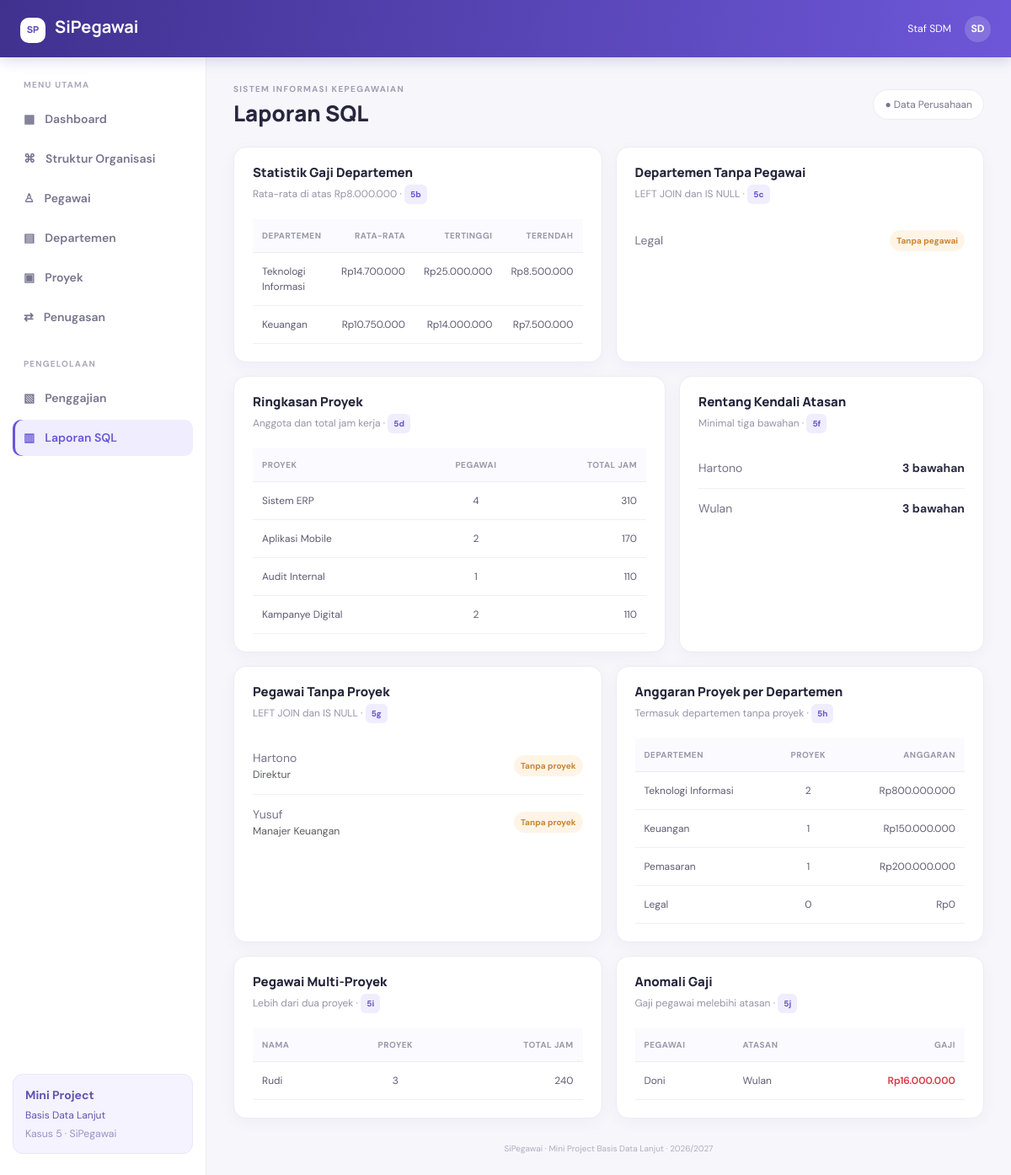
Screenshot of /index.php?page=laporan with the database file from the repository.
### tables this page shows
CREATE TABLE departemen (
  id_dept INT PRIMARY KEY,
  nama_dept VARCHAR(50) NOT NULL,
  lokasi VARCHAR(30)
);

CREATE TABLE proyek (
  id_proyek INT PRIMARY KEY,
  nama_proyek VARCHAR(50) NOT NULL,
  id_dept INT,
  anggaran DECIMAL(15,2),
  FOREIGN KEY (id_dept) REFERENCES departemen(id_dept)
);

CREATE TABLE pegawai (
  id_pegawai INT PRIMARY KEY,
  nama VARCHAR(50) NOT NULL,
  jabatan VARCHAR(30),
  gaji DECIMAL(12,2) NOT NULL,
  id_dept INT,
  id_atasan INT,
  FOREIGN KEY (id_dept) REFERENCES departemen(id_dept),
  FOREIGN KEY (id_atasan) REFERENCES pegawai(id_pegawai)
);

### public/index.php (called while the page is built, shortened)
<?php
require_once APP_ROOT . '/app/core/Database.php';
require_once APP_ROOT . '/app/helpers.php';
require_once APP_ROOT . '/app/models/SiPegawaiModel.php';
$model = new SiPegawaiModel(Database::connection());
$page = (string)($_GET['page'] ?? 'dashboard');
$view = $page;
$data = [];
try {
    switch ($page) {
        case 'laporan':
            $data=['salary'=>$model->reportDepartmentSalary(),'emptyDepartments'=>$model->reportEmptyDepartments(),
                'departmentProjects'=>$model->reportDepartmentProjects(),'supervisors'=>$model->reportSupervisors(),
                'withoutProjects'=>$model->reportEmployeesWithoutProjects(),'multiProjects'=>$model->reportEmployeesWithManyProjects(),
                'anomalies'=>$model->reportSalaryAnomalies(),'projects'=>$model->getProjects('',100,0)];break;
    }
} catch (Throwable $e) {
    set_flash('danger',$e->getMessage());
    $page='dashboard';$view='dashboard';$pageTitle='Dashboard';$activePage='dashboard';$data=['stats'=>$model->dashboardData()];
}
extract($data, EXTR_SKIP);
require APP_ROOT . '/app/views/pages/' . $view . '.php';
require APP_ROOT . '/app/views/layout.php';

### app/models/SiPegawaiModel.php (called while the page is built, shortened)
<?php
final class SiPegawaiModel
{
    private PDO $db;
    public function __construct(PDO $db) { $this->db = $db; }
    private function all(string $sql, array $params = []): array {
        $s = $this->db->prepare($sql); $s->execute($params); return $s->fetchAll();
    }
    public function getProjects(string $q='', int $limit=10, int $offset=0): array {
        $sql='SELECT pr.id_proyek,pr.nama_proyek,pr.id_dept,pr.anggaran,d.nama_dept,
                     COUNT(DISTINCT t.id_pegawai) AS jumlah_pegawai,IFNULL(SUM(t.jam_kerja),0) AS total_jam
              FROM proyek pr LEFT JOIN departemen d ON d.id_dept=pr.id_dept
              LEFT JOIN penugasan t ON t.id_proyek=pr.id_proyek';
        $p=[]; if($q!=='') { $sql.=' WHERE pr.nama_proyek LIKE ?'; $p[]='%'.$q.'%'; }
        $sql.=' GROUP BY pr.id_proyek,pr.nama_proyek,pr.id_dept,pr.anggaran,d.nama_dept
                ORDER BY total_jam DESC,pr.id_proyek LIMIT ? OFFSET ?';
        $s=$this->db->prepare($sql); $i=1; foreach($p as $v)$s->bindValue($i++,$v,PDO::PARAM_STR);
        $s->bindValue($i++,$limit,PDO::PARAM_INT);$s->bindValue($i,$offset,PDO::PARAM_INT);$s->execute();return $s->fetchAll();
    }
    public function reportDepartmentSalary(): array {
        return $this->all(
            'SELECT d.nama_dept,ROUND(AVG(p.gaji),0) AS rata_gaji,MAX(p.gaji) AS gaji_tertinggi,MIN(p.gaji) AS gaji_terendah
             FROM departemen d INNER JOIN pegawai p ON p.id_dept=d.id_dept
             GROUP BY d.id_dept,d.nama_dept HAVING AVG(p.gaji)>? ORDER BY rata_gaji DESC',[8000000]
        );
    }
    public function reportEmptyDepartments(): array {
        return $this->all(
            'SELECT d.nama_dept FROM departemen d LEFT JOIN pegawai p ON p.id_dept=d.id_dept
             WHERE p.id_pegawai IS NULL ORDER BY d.nama_dept'
        );
    }
    public function reportDepartmentProjects(): array {
        return $this->all(
            'SELECT d.nama_dept,COUNT(pr.id_proyek) AS jumlah_proyek,IFNULL(SUM(pr.anggaran),0) AS total_anggaran
             FROM departemen d LEFT JOIN proyek pr ON pr.id_dept=d.id_dept
             GROUP BY d.id_dept,d.nama_dept ORDER BY d.id_dept'
        );
    }
    public function reportSupervisors(): array {
        return $this->all(
            'SELECT a.nama AS atasan,COUNT(b.id_pegawai) AS jumlah_bawahan
             FROM pegawai a INNER JOIN pegawai b ON b.id_atasan=a.id_pegawai
             GROUP BY a.id_pegawai,a.nama HAVING COUNT(b.id_pegawai)>=3 ORDER BY a.nama'
        );
    }
    public function reportEmployeesWithoutProjects(): array {
        return $this->all(
            'SELECT p.nama,p.jabatan FROM pegawai p LEFT JOIN penugasan t ON t.id_pegawai=p.id_pegawai
             WHERE t.id_pegawai IS NULL ORDER BY p.nama'
        );
    }
    public function reportEmployeesWithManyProjects(): array {
        return $this->all(
            'SELECT p.nama,COUNT(t.id_proyek) AS jumlah_proyek,SUM(t.jam_kerja) AS total_jam
             FROM pegawai p INNER JOIN penugasan t ON t.id_pegawai=p.id_pegawai
             GROUP BY p.id_pegawai,p.nama HAVING COUNT(t.id_proyek)>2 ORDER BY jumlah_proyek DESC'
        );
    }
    public function reportSalaryAnomalies(): array {
        return $this->all(
            'SELECT p.nama AS pegawai,p.gaji AS gaji_pegawai,a.nama AS atasan,a.gaji AS gaji_atasan
             FROM pegawai p INNER JOIN pegawai a ON a.id_pegawai=p.id_atasan
             WHERE p.gaji>a.gaji ORDER BY p.nama'
        );
    }
}

### app/core/Database.php (called while the page is built, shortened)
<?php
final class Database {
    private static ?PDO $connection = null;
    public static function connection(): PDO {
        if (self::$connection === null) {
            $c = DB_CONFIG;
            $dsn = sprintf('mysql:host=%s;dbname=%s;charset=%s', $c['host'], $c['database'], $c['charset'] ?? 'utf8mb4');
            self::$connection = new PDO($dsn, $c['username'], $c['password'], [
                PDO::ATTR_ERRMODE => PDO::ERRMODE_EXCEPTION,
                PDO::ATTR_DEFAULT_FETCH_MODE => PDO::FETCH_ASSOC,
                PDO::ATTR_EMULATE_PREPARES => false,
            ]);
        }
        return self::$connection;
    }
}

### app/helpers.php (called while the page is built, shortened)
<?php
function e($v): string { return htmlspecialchars((string)($v ?? ''), ENT_QUOTES, 'UTF-8'); }
function rupiah($v): string { return 'Rp' . number_format((float)$v, 0, ',', '.'); }

### app/views/pages/laporan.php (the view)
<div class="row g-3">
<div class="col-lg-6"><div class="panel-card h-100"><div class="panel-heading"><div><h5>Statistik Gaji Departemen</h5><p>Rata-rata di atas Rp8.000.000 · <span class="sql-tag">5b</span></p></div></div><div class="table-responsive"><table class="table app-table"><thead><tr><th>Departemen</th><th class="text-end">Rata-rata</th><th class="text-end">Tertinggi</th><th class="text-end">Terendah</th></tr></thead><tbody><?php foreach($salary as $x): ?><tr><td><?= e($x['nama_dept']) ?></td><td class="text-end"><?= rupiah($x['rata_gaji']) ?></td><td class="text-end"><?= rupiah($x['gaji_tertinggi']) ?></td><td class="text-end"><?= rupiah($x['gaji_terendah']) ?></td></tr><?php endforeach; ?></tbody></table></div></div></div>
<div class="col-lg-6"><div class="panel-card h-100"><div class="panel-heading"><div><h5>Departemen Tanpa Pegawai</h5><p>LEFT JOIN dan IS NULL · <span class="sql-tag">5c</span></p></div></div><?php foreach($emptyDepartments as $x): ?><div class="metric-row"><span><?= e($x['nama_dept']) ?></span><span class="badge-soft warning">Tanpa pegawai</span></div><?php endforeach; ?><?php if(!$emptyDepartments): ?><div class="empty-state">Semua departemen memiliki pegawai.</div><?php endif; ?></div></div>
<div class="col-lg-7"><div class="panel-card h-100"><div class="panel-heading"><div><h5>Ringkasan Proyek</h5><p>Anggota dan total jam kerja · <span class="sql-tag">5d</span></p></div></div><div class="table-responsive"><table class="table app-table"><thead><tr><th>Proyek</th><th class="text-center">Pegawai</th><th class="text-end">Total Jam</th></tr></thead><tbody><?php foreach($projects as $x): ?><tr><td><?= e($x['nama_proyek']) ?></td><td class="text-center"><?= (int)$x['jumlah_pegawai'] ?></td><td class="text-end"><?= (int)$x['total_jam'] ?></td></tr><?php endforeach; ?></tbody></table></div></div></div>
<div class="col-lg-5"><div class="panel-card h-100"><div class="panel-heading"><div><h5>Rentang Kendali Atasan</h5><p>Minimal tiga bawahan · <span class="sql-tag">5f</span></p></div></div><?php foreach($supervisors as $x): ?><div class="metric-row"><span><?= e($x['atasan']) ?></span><strong><?= (int)$x['jumlah_bawahan'] ?> bawahan</strong></div><?php endforeach; ?></div></div>
<div class="col-lg-6"><div class="panel-card h-100"><div class="panel-heading"><div><h5>Pegawai Tanpa Proyek</h5><p>LEFT JOIN dan IS NULL · <span class="sql-tag">5g</span></p></div></div><?php foreach($withoutProjects as $x): ?><div class="metric-row"><span><?= e($x['nama']) ?><small class="d-block text-muted"><?= e($x['jabatan']) ?></small></span><span class="badge-soft warning">Tanpa proyek</span></div><?php endforeach; ?><?php if(!$withoutProjects): ?><div class="empty-state">Semua pegawai memiliki proyek.</div><?php endif; ?></div></div>
<div class="col-lg-6"><div class="panel-card h-100"><div class="panel-heading"><div><h5>Anggaran Proyek per Departemen</h5><p>Termasuk departemen tanpa proyek · <span class="sql-tag">5h</span></p></div></div><div class="table-responsive"><table class="table app-table"><thead><tr><th>Departemen</th><th class="text-center">Proyek</th><th class="text-end">Anggaran</th></tr></thead><tbody><?php foreach($departmentProjects as $x): ?><tr><td><?= e($x['nama_dept']) ?></td><td class="text-center"><?= (int)$x['jumlah_proyek'] ?></td><td class="text-end"><?= rupiah($x['total_anggaran']) ?></td></tr><?php endforeach; ?></tbody></table></div></div></div>
<div class="col-lg-6"><div class="panel-card h-100"><div class="panel-heading"><div><h5>Pegawai Multi-Proyek</h5><p>Lebih dari dua proyek · <span class="sql-tag">5i</span></p></div></div><div class="table-responsive"><table class="table app-table"><thead><tr><th>Nama</th><th class="text-center">Proyek</th><th class="text-end">Total Jam</th></tr></thead><tbody><?php foreach($multiProjects as $x): ?><tr><td><?= e($x['nama']) ?></td><td class="text-center"><?= (int)$x['jumlah_proyek'] ?></td><td class="text-end"><?= (int)$x['total_jam'] ?></td></tr><?php endforeach; ?></tbody></table></div></div></div>
<div class="col-lg-6"><div class="panel-card h-100"><div class="panel-heading"><div><h5>Anomali Gaji</h5><p>Gaji pegawai melebihi atasan · <span class="sql-tag">5j</span></p></div></div><div class="table-responsive"><table class="table app-table"><thead><tr><th>Pegawai</th><th>Atasan</th><th class="text-end">Gaji</th></tr></thead><tbody><?php foreach($anomalies as $x): ?><tr><td><?= e($x['pegawai']) ?></td><td><?= e($x['atasan']) ?></td><td class="text-end text-danger fw-semibold"><?= rupiah($x['gaji_pegawai']) ?></td></tr><?php endforeach; ?></tbody></table></div></div></div>
</div>

### public/assets/css/style.css (style rules this page uses)
:root { --ink:#25243a;--muted:#85849a;--primary:#6956d9;--primary-dark:#5140bc;--bg:#f6f6fb;--line:#ececf3 }
* { box-sizing:border-box }
body { margin:0;background:var(--bg);color:var(--ink);font-family:'DM Sans',sans-serif;font-size:14px }
.stat-card,.panel-card,.form-card { background:#fff;border:1px solid var(--line);border-radius:15px;box-shadow:0 5px 20px #26225009 }
.panel-card { padding:21px 22px;margin-bottom:0 }
.panel-heading { display:flex;justify-content:space-between;align-items:flex-start;gap:15px;margin-bottom:18px }
.panel-heading h5 { font-family:'Manrope',sans-serif;font-weight:800;font-size:15px;margin:0 0 5px }
.panel-heading p { margin:0;color:#9694a8;font-size:12px }
.sql-tag { display:inline-block;background:#f0edff;color:#6554c8;border-radius:6px;padding:4px 7px;font-size:10px;font-weight:700;white-space:nowrap }
.metric-row { display:flex;justify-content:space-between;align-items:center;gap:15px;padding:13px 0;border-bottom:1px solid #f0eff5;color:#77758b }
.metric-row:last-child { border-bottom:0 }
.metric-row strong { color:#2d2b43;font-weight:700 }
.app-table { font-size:12px;margin-bottom:0 }
.app-table thead th { background:#fafaff;color:#9a98aa;font-size:10px;text-transform:uppercase;letter-spacing:.5px;font-weight:700;border-bottom:1px solid var(--line);padding:12px 11px;white-space:nowrap }
.app-table tbody td { padding:13px 11px;border-color:#f0eff5;color:#5e5c72 }
.badge-soft { font-size:10px;font-weight:700;padding:5px 8px;border-radius:20px;white-space:nowrap }
.badge-soft.warning { background:#fff4e6;color:#c9852e }

### rows the page displays
departemen: nama_dept "Legal"
proyek: nama_proyek "Sistem ERP", jumlah_pegawai "4", total_jam "310"
proyek: nama_proyek "Aplikasi Mobile", jumlah_pegawai "2", total_jam "170"
proyek: nama_proyek "Audit Internal", jumlah_pegawai "1", total_jam "110"
proyek: nama_proyek "Kampanye Digital", jumlah_pegawai "2", total_jam "110"
pegawai: nama "Hartono", jabatan "Direktur"
pegawai: nama "Yusuf", jabatan "Manajer Keuangan"
pegawai: nama "Doni", id_atasan.nama "Wulan", gaji "Rp16.000.000"

### other values shown
$pageTitle "Laporan SQL"
$x['nama_dept'] "Teknologi Informasi"
rupiah($x['rata_gaji']) "Rp14.700.000"
rupiah($x['gaji_tertinggi']) "Rp25.000.000"
rupiah($x['gaji_terendah']) "Rp8.500.000"
$x['nama_dept'] "Keuangan"
rupiah($x['rata_gaji']) "Rp10.750.000"
rupiah($x['gaji_tertinggi']) "Rp14.000.000"
rupiah($x['gaji_terendah']) "Rp7.500.000"
$x['atasan'] "Hartono"
$x['jumlah_bawahan'] "3"
$x['atasan'] "Wulan"
$x['jumlah_proyek'] "2"
rupiah($x['total_anggaran']) "Rp800.000.000"
$x['jumlah_proyek'] "1"
